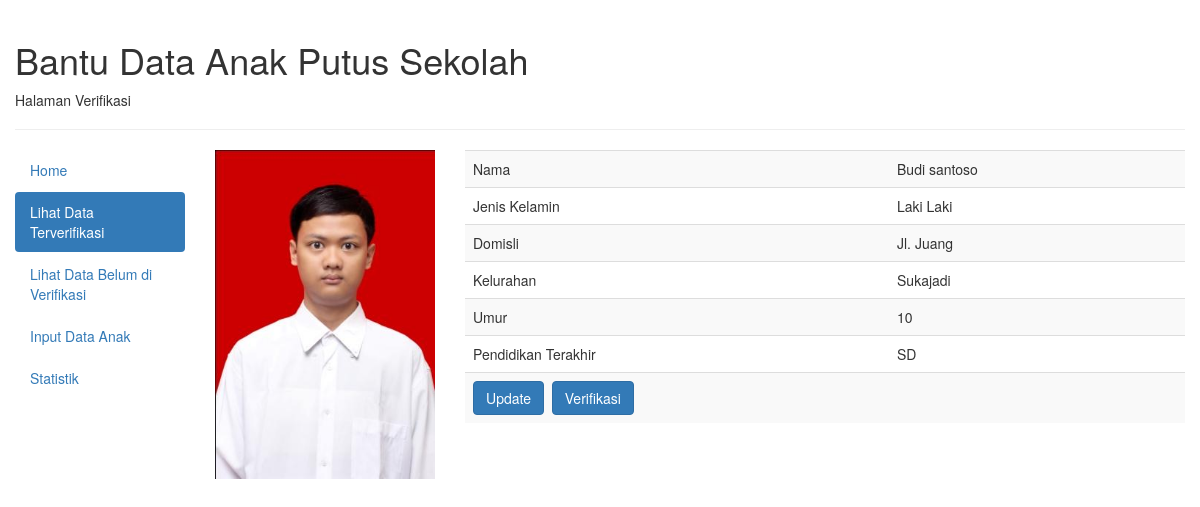
The page /profil.php?kode=8 (signed in) on the database its author committed.
### tables this page shows
CREATE TABLE IF NOT EXISTS `tabel_bdaps` (
  `kode` int(11) NOT NULL,
  `nama` varchar(25) NOT NULL,
  `jenis_kelamin` varchar(10) NOT NULL,
  `domisli` varchar(255) NOT NULL,
  `kelurahan` varchar(20) NOT NULL,
  `umur` varchar(2) NOT NULL,
  `pend_terakhir` varchar(15) NOT NULL,
  `foto` varchar(35) NOT NULL,
  `faktor_putus` varchar(35) NOT NULL,
  `approval` tinyint(1) NOT NULL,
  `bersekolah` tinyint(1) NOT NULL,
  `verifikator` varchar(20) NOT NULL
);

### profil.php (the view, shortened to what this page needs)
<?php
include 'koneksi.php';
$kode = $_GET['kode'];
$query = "select*from tabel_bdaps where kode = '$kode'";
$result = mysqli_query($koneksi,$query);
$row = mysqli_fetch_array($result);
?>
<!DOCTYPE html>
<html lang="en">
<head>
 <link rel="stylesheet" href="css/bootstrap.min.css">
</head>
<body>
<div class="container-fluid">
 <div class="page-header">
   <h1>Bantu Data Anak Putus Sekolah</h1>
   <p>Halaman Verifikasi</p>
  </div>
  <div class="row">
   <div class="col-sm-2">
   <ul class="nav nav-pills nav-stacked">
   <li><a href="index.php">Home</a></li>
    <li class="active"><a href="lihatdata.php">Lihat Data Terverifikasi</a></li>
    <li><a href="lihat_data.php">Lihat Data Belum di Verifikasi</a></li>
	<li><a href="input.php">Input Data Anak</a></li>
	<li><a href="statistik.php">Statistik</a></li>
   </ul>
   </div>
   <div class="col-sm-10">
	<div class="row">
	 <div class="col-sm-3">
	 <?php if($row['foto']!=null){
	 ?>
	 <img src="images/<?php echo $row['foto'];?>" class="img-responsive">
	 <?php } else {
	 ?>
		<div class="placeholder-img">Tidak ada foto</div>
	<?php } ?>
	 </div>
	 <div class="col-sm-9">
	  <table class="table table-striped">
	  <tr>
	   <td>Nama</td>
	   <td><?php echo $row['nama'];?></td>
	  </tr>
	  <tr>
	   <td>Jenis Kelamin</td>
	   <td><?php echo $row['jenis_kelamin'];?></td>
	  </tr>
	  <tr>
	   <td>Domisli</td>
	   <td><?php echo $row['domisli'];?></td>
	  </tr>
	  <tr>
	   <td>Kelurahan</td>
	   <td><?php echo $row['kelurahan'];?></td>
	  </tr>
	  <tr>
	   <td>Umur</td>
	   <td><?php echo $row['umur'];?></td>
	  </tr>
	  <tr>
	   <td>Pendidikan Terakhir</td>
	   <td><?php echo $row['pend_terakhir'];?></td>
	  </tr>
	  <?php
	  if(isset($_COOKIE['User'])){
		  ?>
	  <tr>
	   <td colspan="2">
	   <a href="update.php?kode=<?php echo $row['kode']; ?>" class="btn btn-md btn-primary">Update</a>&nbsp;
	   <?php
	   if($row['approval'] == 0){
		?>
		<a href="approve.php?kode=<?php echo $row['kode']; ?>" class="btn btn-md btn-primary">Verifikasi</a>
	   <?php }
	  }
	   ?>
	   </td>
	  </tr>
	  </table>
	 </div>
	</div>
   </div>
  </div>
 </div>
</body>
</html>

### rows shown on the page
tabel_bdaps: foto (picture), nama "Budi santoso", jenis_kelamin "Laki Laki", domisli "Jl. Juang", kelurahan "Sukajadi", umur "10", pend_terakhir "SD"
